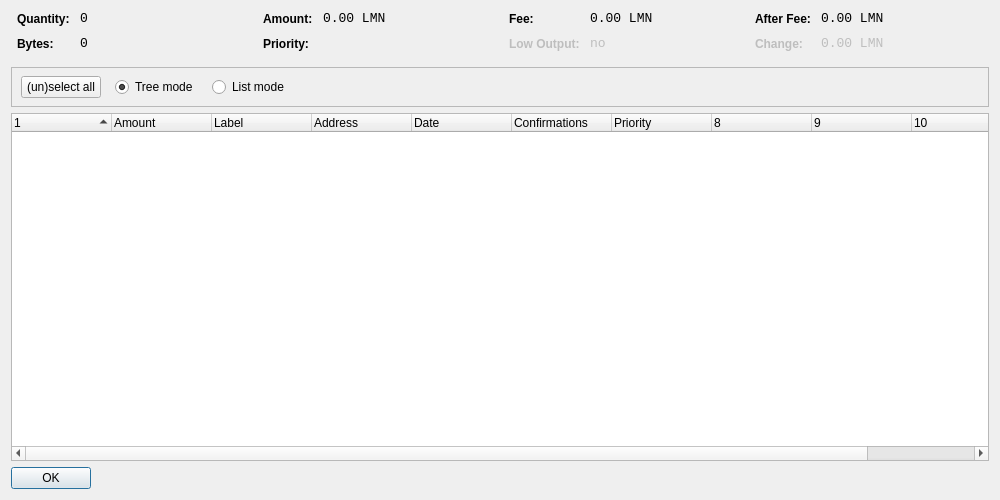
<?xml version="1.0" encoding="UTF-8"?>
<ui version="4.0">
 <class>CoinControlDialog</class>
 <widget class="QDialog" name="CoinControlDialog">
  <property name="geometry">
   <rect>
    <x>0</x>
    <y>0</y>
    <width>1000</width>
    <height>500</height>
   </rect>
  </property>
  <property name="windowTitle">
   <string>Coin Control</string>
  </property>
  <layout class="QVBoxLayout" name="verticalLayout">
   <item>
    <layout class="QHBoxLayout" name="horizontalLayoutTop" stretch="0,0,0,0">
     <property name="topMargin">
      <number>0</number>
     </property>
     <property name="bottomMargin">
      <number>10</number>
     </property>
     <item>
      <layout class="QFormLayout" name="formLayoutCoinControl1">
       <property name="horizontalSpacing">
        <number>10</number>
       </property>
       <property name="verticalSpacing">
        <number>10</number>
       </property>
       <property name="leftMargin">
        <number>6</number>
       </property>
       <property name="rightMargin">
        <number>6</number>
       </property>
       <item row="0" column="0">
        <widget class="QLabel" name="labelCoinControlQuantityText">
         <property name="styleSheet">
          <string notr="true">font-weight:bold;</string>
         </property>
         <property name="text">
          <string>Quantity:</string>
         </property>
        </widget>
       </item>
       <item row="0" column="1">
        <widget class="QLabel" name="labelCoinControlQuantity">
         <property name="font">
          <font>
           <family>Monospace</family>
           <pointsize>10</pointsize>
          </font>
         </property>
         <property name="cursor">
          <cursorShape>IBeamCursor</cursorShape>
         </property>
         <property name="contextMenuPolicy">
          <enum>Qt::ActionsContextMenu</enum>
         </property>
         <property name="text">
          <string notr="true">0</string>
         </property>
         <property name="textInteractionFlags">
          <set>Qt::LinksAccessibleByMouse|Qt::TextSelectableByKeyboard|Qt::TextSelectableByMouse</set>
         </property>
        </widget>
       </item>
       <item row="1" column="0">
        <widget class="QLabel" name="labelCoinControlBytesText">
         <property name="styleSheet">
          <string notr="true">font-weight:bold;</string>
         </property>
         <property name="text">
          <string>Bytes:</string>
         </property>
        </widget>
       </item>
       <item row="1" column="1">
        <widget class="QLabel" name="labelCoinControlBytes">
         <property name="font">
          <font>
           <family>Monospace</family>
           <pointsize>10</pointsize>
          </font>
         </property>
         <property name="cursor">
          <cursorShape>IBeamCursor</cursorShape>
         </property>
         <property name="contextMenuPolicy">
          <enum>Qt::ActionsContextMenu</enum>
         </property>
         <property name="text">
          <string notr="true">0</string>
         </property>
         <property name="textInteractionFlags">
          <set>Qt::LinksAccessibleByMouse|Qt::TextSelectableByKeyboard|Qt::TextSelectableByMouse</set>
         </property>
        </widget>
       </item>
      </layout>
     </item>
     <item>
      <layout class="QFormLayout" name="formLayoutCoinControl2">
       <property name="horizontalSpacing">
        <number>10</number>
       </property>
       <property name="verticalSpacing">
        <number>10</number>
       </property>
       <property name="leftMargin">
        <number>6</number>
       </property>
       <property name="rightMargin">
        <number>6</number>
       </property>
       <item row="0" column="0">
        <widget class="QLabel" name="labelCoinControlAmountText">
         <property name="styleSheet">
          <string notr="true">font-weight:bold;</string>
         </property>
         <property name="text">
          <string>Amount:</string>
         </property>
        </widget>
       </item>
       <item row="0" column="1">
        <widget class="QLabel" name="labelCoinControlAmount">
         <property name="font">
          <font>
           <family>Monospace</family>
           <pointsize>10</pointsize>
          </font>
         </property>
         <property name="cursor">
          <cursorShape>IBeamCursor</cursorShape>
         </property>
         <property name="contextMenuPolicy">
          <enum>Qt::ActionsContextMenu</enum>
         </property>
         <property name="text">
          <string notr="true">0.00 LMN</string>
         </property>
         <property name="textInteractionFlags">
          <set>Qt::LinksAccessibleByMouse|Qt::TextSelectableByKeyboard|Qt::TextSelectableByMouse</set>
         </property>
        </widget>
       </item>
       <item row="1" column="0">
        <widget class="QLabel" name="labelCoinControlPriorityText">
         <property name="styleSheet">
          <string notr="true">font-weight:bold;</string>
         </property>
         <property name="text">
          <string>Priority:</string>
         </property>
        </widget>
       </item>
       <item row="1" column="1">
        <widget class="QLabel" name="labelCoinControlPriority">
         <property name="font">
          <font>
           <family>Monospace</family>
           <pointsize>10</pointsize>
          </font>
         </property>
         <property name="cursor">
          <cursorShape>IBeamCursor</cursorShape>
         </property>
         <property name="contextMenuPolicy">
          <enum>Qt::ActionsContextMenu</enum>
         </property>
         <property name="text">
          <string/>
         </property>
         <property name="textInteractionFlags">
          <set>Qt::LinksAccessibleByMouse|Qt::TextSelectableByKeyboard|Qt::TextSelectableByMouse</set>
         </property>
        </widget>
       </item>
      </layout>
     </item>
     <item>
      <layout class="QFormLayout" name="formLayoutCoinControl3">
       <property name="horizontalSpacing">
        <number>10</number>
       </property>
       <property name="verticalSpacing">
        <number>10</number>
       </property>
       <property name="leftMargin">
        <number>6</number>
       </property>
       <property name="rightMargin">
        <number>6</number>
       </property>
       <item row="0" column="0">
        <widget class="QLabel" name="labelCoinControlFeeText">
         <property name="styleSheet">
          <string notr="true">font-weight:bold;</string>
         </property>
         <property name="text">
          <string>Fee:</string>
         </property>
        </widget>
       </item>
       <item row="0" column="1">
        <widget class="QLabel" name="labelCoinControlFee">
         <property name="font">
          <font>
           <family>Monospace</family>
           <pointsize>10</pointsize>
          </font>
         </property>
         <property name="cursor">
          <cursorShape>IBeamCursor</cursorShape>
         </property>
         <property name="contextMenuPolicy">
          <enum>Qt::ActionsContextMenu</enum>
         </property>
         <property name="text">
          <string notr="true">0.00 LMN</string>
         </property>
         <property name="textInteractionFlags">
          <set>Qt::LinksAccessibleByMouse|Qt::TextSelectableByKeyboard|Qt::TextSelectableByMouse</set>
         </property>
        </widget>
       </item>
       <item row="1" column="0">
        <widget class="QLabel" name="labelCoinControlLowOutputText">
         <property name="enabled">
          <bool>false</bool>
         </property>
         <property name="styleSheet">
          <string notr="true">font-weight:bold;</string>
         </property>
         <property name="text">
          <string>Low Output:</string>
         </property>
        </widget>
       </item>
       <item row="1" column="1">
        <widget class="QLabel" name="labelCoinControlLowOutput">
         <property name="enabled">
          <bool>false</bool>
         </property>
         <property name="font">
          <font>
           <family>Monospace</family>
           <pointsize>10</pointsize>
          </font>
         </property>
         <property name="cursor">
          <cursorShape>IBeamCursor</cursorShape>
         </property>
         <property name="contextMenuPolicy">
          <enum>Qt::ActionsContextMenu</enum>
         </property>
         <property name="text">
          <string notr="true">no</string>
         </property>
         <property name="textInteractionFlags">
          <set>Qt::LinksAccessibleByMouse|Qt::TextSelectableByKeyboard|Qt::TextSelectableByMouse</set>
         </property>
        </widget>
       </item>
      </layout>
     </item>
     <item>
      <layout class="QFormLayout" name="formLayoutCoinControl4">
       <property name="horizontalSpacing">
        <number>10</number>
       </property>
       <property name="verticalSpacing">
        <number>10</number>
       </property>
       <property name="leftMargin">
        <number>6</number>
       </property>
       <property name="rightMargin">
        <number>6</number>
       </property>
       <item row="0" column="0">
        <widget class="QLabel" name="labelCoinControlAfterFeeText">
         <property name="styleSheet">
          <string notr="true">font-weight:bold;</string>
         </property>
         <property name="text">
          <string>After Fee:</string>
         </property>
        </widget>
       </item>
       <item row="0" column="1">
        <widget class="QLabel" name="labelCoinControlAfterFee">
         <property name="font">
          <font>
           <family>Monospace</family>
           <pointsize>10</pointsize>
          </font>
         </property>
         <property name="cursor">
          <cursorShape>IBeamCursor</cursorShape>
         </property>
         <property name="contextMenuPolicy">
          <enum>Qt::ActionsContextMenu</enum>
         </property>
         <property name="text">
          <string notr="true">0.00 LMN</string>
         </property>
         <property name="textInteractionFlags">
          <set>Qt::LinksAccessibleByMouse|Qt::TextSelectableByKeyboard|Qt::TextSelectableByMouse</set>
         </property>
        </widget>
       </item>
       <item row="1" column="0">
        <widget class="QLabel" name="labelCoinControlChangeText">
         <property name="enabled">
          <bool>false</bool>
         </property>
         <property name="styleSheet">
          <string notr="true">font-weight:bold;</string>
         </property>
         <property name="text">
          <string>Change:</string>
         </property>
        </widget>
       </item>
       <item row="1" column="1">
        <widget class="QLabel" name="labelCoinControlChange">
         <property name="enabled">
          <bool>false</bool>
         </property>
         <property name="font">
          <font>
           <family>Monospace</family>
           <pointsize>10</pointsize>
          </font>
         </property>
         <property name="cursor">
          <cursorShape>IBeamCursor</cursorShape>
         </property>
         <property name="contextMenuPolicy">
          <enum>Qt::ActionsContextMenu</enum>
         </property>
         <property name="text">
          <string notr="true">0.00 LMN</string>
         </property>
         <property name="textInteractionFlags">
          <set>Qt::LinksAccessibleByMouse|Qt::TextSelectableByKeyboard|Qt::TextSelectableByMouse</set>
         </property>
        </widget>
       </item>
      </layout>
     </item>
    </layout>
   </item>
   <item>
    <widget class="QFrame" name="frame">
     <property name="minimumSize">
      <size>
       <width>0</width>
       <height>40</height>
      </size>
     </property>
     <property name="frameShape">
      <enum>QFrame::StyledPanel</enum>
     </property>
     <property name="frameShadow">
      <enum>QFrame::Sunken</enum>
     </property>
     <widget class="QWidget" name="horizontalLayoutWidget">
      <property name="geometry">
       <rect>
        <x>10</x>
        <y>0</y>
        <width>781</width>
        <height>41</height>
       </rect>
      </property>
      <layout class="QHBoxLayout" name="horizontalLayoutPanel" stretch="0,0,0,0,0">
       <property name="spacing">
        <number>14</number>
       </property>
       <item>
        <widget class="QPushButton" name="pushButtonSelectAll">
         <property name="sizePolicy">
          <sizepolicy hsizetype="Maximum" vsizetype="Fixed">
           <horstretch>0</horstretch>
           <verstretch>0</verstretch>
          </sizepolicy>
         </property>
         <property name="text">
          <string>(un)select all</string>
         </property>
        </widget>
       </item>
       <item>
        <widget class="QRadioButton" name="radioTreeMode">
         <property name="sizePolicy">
          <sizepolicy hsizetype="Maximum" vsizetype="Fixed">
           <horstretch>0</horstretch>
           <verstretch>0</verstretch>
          </sizepolicy>
         </property>
         <property name="text">
          <string>Tree mode</string>
         </property>
         <property name="checked">
          <bool>true</bool>
         </property>
        </widget>
       </item>
       <item>
        <widget class="QRadioButton" name="radioListMode">
         <property name="sizePolicy">
          <sizepolicy hsizetype="Maximum" vsizetype="Fixed">
           <horstretch>0</horstretch>
           <verstretch>0</verstretch>
          </sizepolicy>
         </property>
         <property name="text">
          <string>List mode</string>
         </property>
        </widget>
       </item>
       <item>
        <spacer name="horizontalSpacer">
         <property name="orientation">
          <enum>Qt::Horizontal</enum>
         </property>
         <property name="sizeHint" stdset="0">
          <size>
           <width>40</width>
           <height>20</height>
          </size>
         </property>
        </spacer>
       </item>
      </layout>
     </widget>
    </widget>
   </item>
   <item>
    <widget class="CoinControlTreeWidget" name="treeWidget">
     <property name="contextMenuPolicy">
      <enum>Qt::CustomContextMenu</enum>
     </property>
     <property name="sortingEnabled">
      <bool>false</bool>
     </property>
     <property name="columnCount">
      <number>11</number>
     </property>
     <attribute name="headerShowSortIndicator" stdset="0">
      <bool>true</bool>
     </attribute>
     <attribute name="headerStretchLastSection">
      <bool>false</bool>
     </attribute>
     <column>
      <property name="text">
       <string/>
      </property>
     </column>
     <column>
      <property name="text">
       <string>Amount</string>
      </property>
     </column>
     <column>
      <property name="text">
       <string>Label</string>
      </property>
     </column>
     <column>
      <property name="text">
       <string>Address</string>
      </property>
     </column>
     <column>
      <property name="text">
       <string>Date</string>
      </property>
     </column>
     <column>
      <property name="text">
       <string>Confirmations</string>
      </property>
      <property name="toolTip">
       <string>Confirmed</string>
      </property>
     </column>
     <column>
      <property name="text">
       <string>Priority</string>
      </property>
     </column>
     <column>
      <property name="text">
       <string/>
      </property>
     </column>
     <column>
      <property name="text">
       <string/>
      </property>
     </column>
     <column>
      <property name="text">
       <string/>
      </property>
     </column>
     <column>
      <property name="text">
       <string/>
      </property>
     </column>
    </widget>
   </item>
   <item>
    <widget class="QDialogButtonBox" name="buttonBox">
     <property name="sizePolicy">
      <sizepolicy hsizetype="Maximum" vsizetype="Fixed">
       <horstretch>0</horstretch>
       <verstretch>0</verstretch>
      </sizepolicy>
     </property>
     <property name="orientation">
      <enum>Qt::Horizontal</enum>
     </property>
     <property name="standardButtons">
      <set>QDialogButtonBox::Ok</set>
     </property>
    </widget>
   </item>
  </layout>
 </widget>
 <customwidgets>
  <customwidget>
   <class>CoinControlTreeWidget</class>
   <extends>QTreeWidget</extends>
   <header>coincontroltreewidget.h</header>
  </customwidget>
 </customwidgets>
 <resources/>
 <connections/>
</ui>
